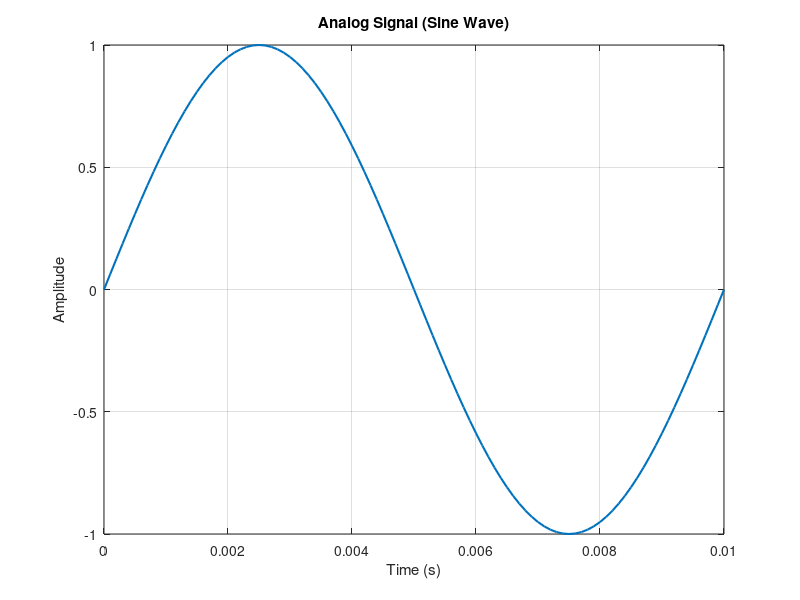
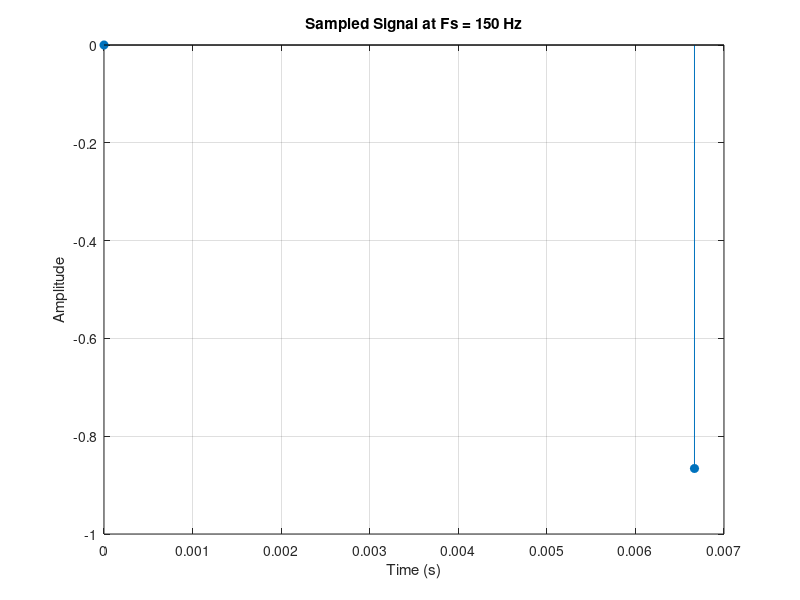
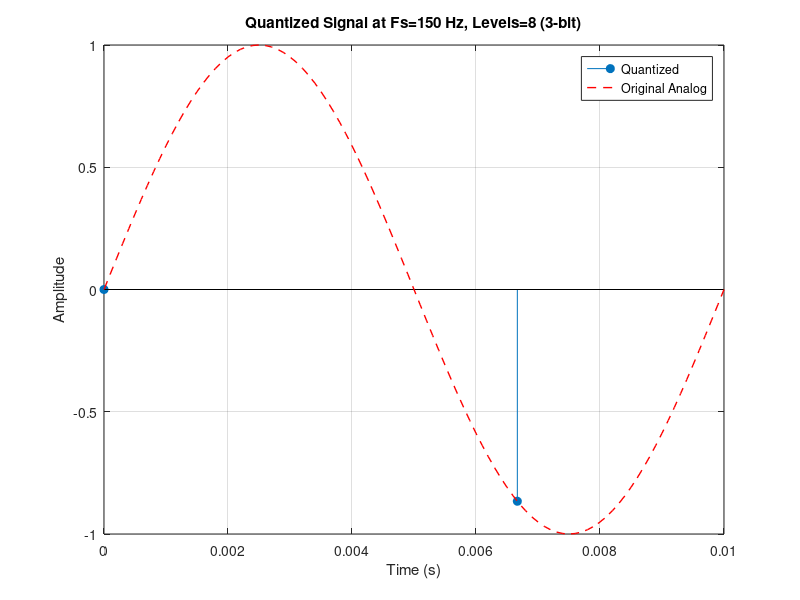
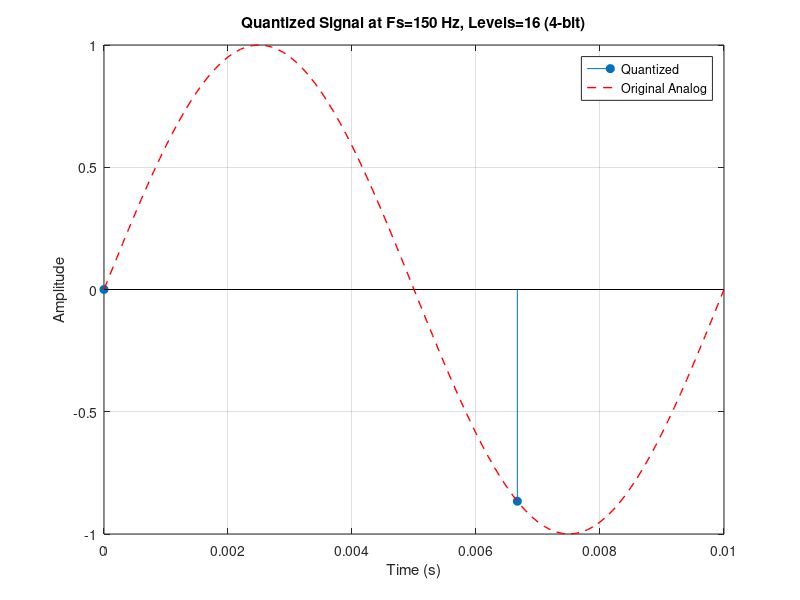

These charts were generated, in order, by the following MATLAB code:
%% Analog to Digital Signal Conversion Simulation

% Original parameters
f = 100;                 % frequency = 100 Hz
t_analog = 0:0.0001:0.01; % very fine step for analog signal
x_analog = sin(2*pi*f*t_analog);

% Plot the original analog signal once
figure(1);
plot(t_analog, x_analog, 'LineWidth', 1.5);
title('Analog Signal (Sine Wave)');
xlabel('Time (s)'); ylabel('Amplitude');
grid on;

% Nyquist frequency
Nyquist = 2 * f; % 200 Hz

% Different sampling frequencies to try
sampling_freqs = [150, 200, 1000]; % Below, at, above Nyquist

% Different quantization levels (8, 16, 64) corresponding to bits = 3,4,6
quant_levels = [8, 16, 64];
bits_list = log2(quant_levels); % [3,4,6]

% Loop over sampling frequencies
for i = 1:length(sampling_freqs)
    Fs = sampling_freqs(i);
    Ts = 1/Fs;
    n = 0:Ts:0.01; % Discrete sample points
    x_sampled = sin(2*pi*f*n);
    
    num_samples = length(x_sampled);
    
    % Plot sampled signal
    figure(1 + i*10); % Separate figure for each Fs
    stem(n, x_sampled, 'filled');
    title(['Sampled Signal at Fs = ' num2str(Fs) ' Hz']);
    xlabel('Time (s)'); ylabel('Amplitude');
    grid on;
    
    % Now loop over quantization levels for each Fs
    for j = 1:length(quant_levels)
        levels = quant_levels(j);
        bits = bits_list(j);
        
        x_min = min(x_sampled);
        x_max = max(x_sampled);
        q_step = (x_max - x_min)/levels; % Step size
        
        x_index = round((x_sampled - x_min)/q_step); % Map samples to indices
        x_quantized = x_index * q_step + x_min;      % Map back to amplitude
        
        % Plot quantized signal
        fig_num = 1 + i*10 + j; % Unique figure number
        figure(fig_num);
        stem(n, x_quantized, 'filled');
        hold on;
        plot(t_analog, x_analog, 'r--', 'LineWidth', 1); % Overlay analog for comparison
        hold off;
        title(['Quantized Signal at Fs=' num2str(Fs) ' Hz, Levels=' num2str(levels) ' (' num2str(bits) '-bit)']);
        xlabel('Time (s)'); ylabel('Amplitude');
        legend('Quantized', 'Original Analog');
        grid on;
        
        % Encoding (Binary Representation) - Display up to first 10 or available
        binary_codes = dec2bin(x_index, bits);
        
        disp_num = min(10, num_samples);
        disp(['--- First ' num2str(disp_num) ' encoded samples for Fs=' num2str(Fs) ' Hz, Levels=' num2str(levels) ' ---']);
        disp(binary_codes(1:disp_num,:));
        
        % Digital Bitstream - First up to 40 bits or available
        bitstream = reshape(binary_codes.', 1, []);
        bitstream_length = length(bitstream);
        disp_bits = min(40, bitstream_length);
        disp(['--- First ' num2str(disp_bits) ' bits of the stream for Fs=' num2str(Fs) ' Hz, Levels=' num2str(levels) ' ---']);
        disp(bitstream(1:disp_bits));
        
        % Compute quantization error for discussion
        quant_error = mean((x_sampled - x_quantized).^2); % MSE
        disp(['Mean Squared Error for Fs=' num2str(Fs) ' Hz, Levels=' num2str(levels) ': ' num2str(quant_error)]);
    end
end

%% Summary and Comparison
fprintf('\nSimulation complete!\n');
fprintf('Analog -> Sampling -> Quantization -> Binary Encoding -> Digital Stream\n');
fprintf('Tested Sampling Frequencies: %s Hz\n', num2str(sampling_freqs));
fprintf('Tested Quantization Levels: %s\n', num2str(quant_levels));

% Discussion points (to be expanded in blog):
% - Below Nyquist (150 Hz): Aliasing occurs, sampled signal appears as lower frequency wave. With only a few samples, the effect is pronounced in the inability to reconstruct the original wave.
% - At Nyquist (200 Hz): Barely captures the signal, but reconstruction might have issues at peaks.
% - Above Nyquist (1000 Hz): Faithful representation, no aliasing.
% - Quantization: Higher levels (e.g., 64) reduce stair-step effect and error, improving signal quality. Lower levels (e.g., 8) introduce more distortion.
% Run the script to generate plots, observe the differences in the overlaid plots.

% Note: For low sampling frequencies, there are fewer samples (e.g., 2 for 150 Hz, 3 for 200 Hz), which is why we display only available samples and bits.
